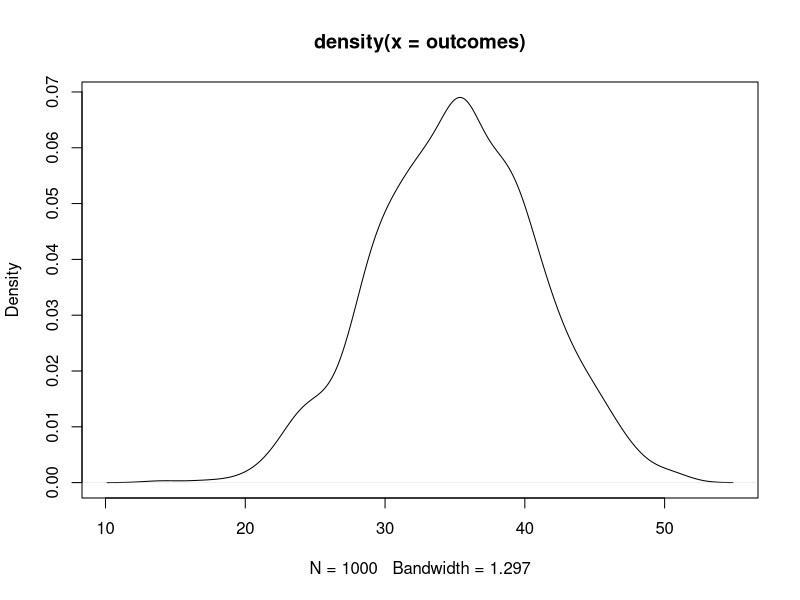
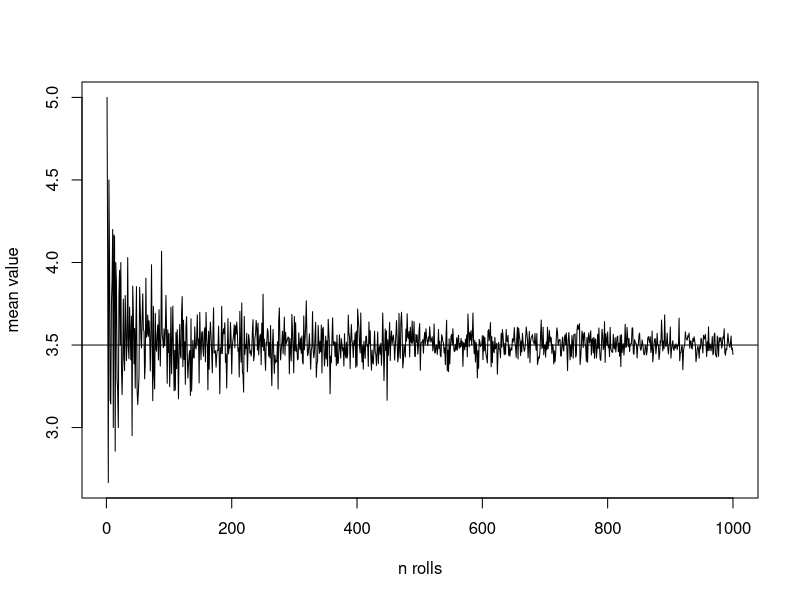
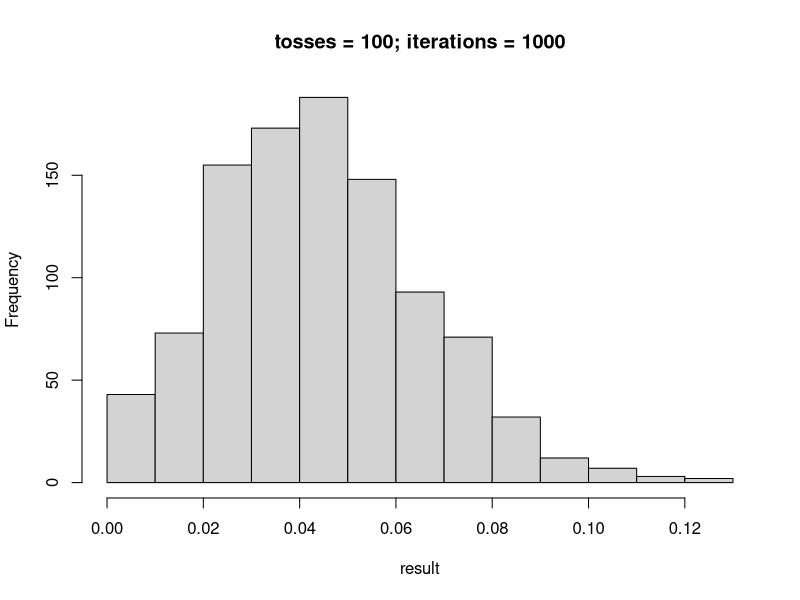

Write the R code that produced these figures, in order.
## ---- chunk 1
knitr::opts_chunk$set(echo = TRUE)
## ---- chunk 2

# We first create a 10 x 10 matrix of zeros
x = matrix(0, ncol = 10, nrow = 10)
x # Show matrix

# We then fill each column of this matrix with random variables, but
# with the mean centered at a value equal to the column number,
# e.g., for column 1, the mean of the random variable to be generated will be 1.

# The loop:
for(i in 1:ncol(x)){
  x[,i] = rnorm(n = nrow(x), sd = 1, mean = i)
}
## ---- chunk 3
x
## ---- chunk 4
x = matrix(0, ncol = 10, nrow = 10)
means = c(4,9,3,4,0,-1,8,6,2,5)
sds = c(.3,8,9,.5,2,1,6,3,7,2)
for(i in 1:ncol(x)){
  x[,i] = rnorm(n = nrow(x), sd = sds[i], means[i])
}
x
## ---- chunk 5
# My coin function:
coin = function(tosses = 1){
  out = sample(c("heads","tails"),replace = T, size = tosses)
  return(out)
}

# Let's check out the output
coin()

# Let's take the mean number of heads after 10 tosses
mean(coin(10)=="heads")
## ---- chunk 6
random_mat = function(
  n, # number of rows
  k  # number of columns
) {
  
  # Make empty n x k matrix
  x = matrix(0, ncol = k, nrow = n)
  
  # Have routine pick a random mean per column
  means = rnorm(n = k)
  
  # Have routine pick a random sd per column
  sds = exp(rnorm(n = k))
  
  # Fill the matrix
  for(i in 1:k){
    x[,i] = rnorm(n = n, sd = sds[i], means[i])
  }
  
  # Have the function return the filled matrix
  return(x)
}
## ---- chunk 7
random_mat(n = 10, k = 3)
## ---- chunk 8
dice = function(sides = 6, rolls = 1){
  out = sum(sample(1:sides, replace = T, size = rolls))
  return(out)
}

# Test it
dice(rolls = 10)
## ---- chunk 9
outcomes = 0
for(i in 1:1000){
  outcomes[i] = dice(rolls = 10)
}
plot(density(outcomes))
## ---- chunk 10
plot_n_rolls = function(n = 1000){
  means = 0
  for(i in 1:n){
    means[i] = mean(dice(rolls = i))/i
  }
  plot(1:n,means,type="l",
       xlab="n rolls",ylab="mean value")
  abline(h=3.5)
}
plot_n_rolls()
## ---- chunk 11
coin2 = function(tosses = 1, bias = 0.5){
  out = rbinom(n = tosses, size = 1, prob = bias)
  out[out==1] = "heads"
  out[out==0] = "tails"
  return(out)
}
coin2(tosses = 50)
## ---- chunk 12
coin_hist = function(times = 100, tosses = 100, bias = 0.5){
  result = 0
  for(i in 1:times){
    result[i] = mean(coin2(tosses = tosses, bias = bias)=="heads")
  }
  hist(result,main = paste0("tosses = ",tosses,"; iterations = ",times))
}
coin_hist(bias = .05, times = 1000)
